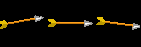

A 2D game scene composited from a Tiled map and its tileset images. What follows is a short description and the map's XML, with each tile layer's data collapsed to a summary:
An orthogonal 3x1 tile map with 47x47 px tiles, 1 tile layer (Tile Layer 1).

<map version="1.2" tiledversion="1.2.0" orientation="orthogonal" renderorder="right-down" width="3" height="1" tilewidth="47" tileheight="47" infinite="0" nextlayerid="3" nextobjectid="1">
 <tileset firstgid="1" source="henry_arrow1.tsx" />
 <layer id="2" name="Tile Layer 1" width="3" height="1">
  <data>[3 cells, 3 non-empty, 3 distinct tile ids]</data>
 </layer>
</map>
